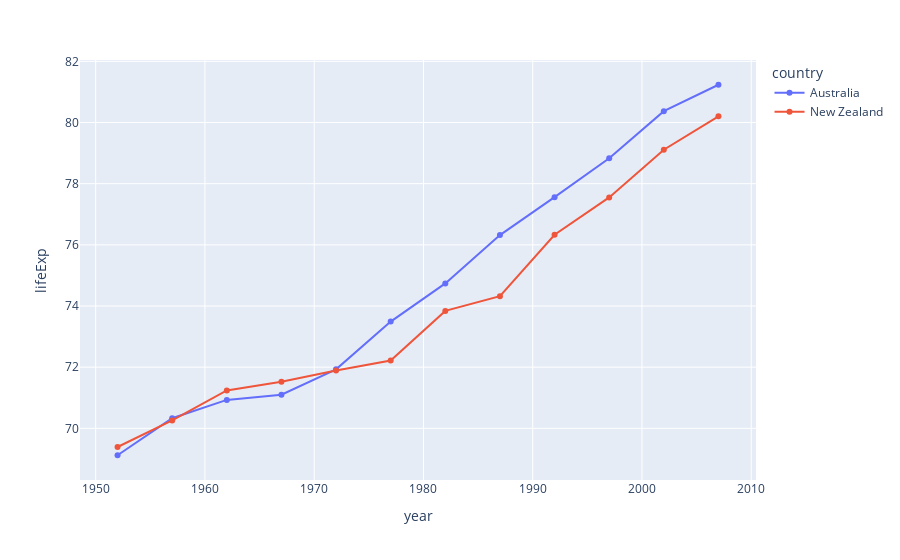

Notebook code cell kept with this figure:
### Code cell
import plotly.express as px

df = px.data.gapminder().query("continent=='Oceania'")

fig = px.line(df, x="year", y="lifeExp", color="country")
fig.update_traces(mode="markers+lines", 
                  hovertemplate=  "Year: it is easy to print the title %{x}<br>" +
                                   "y: %{y}<br>")

fig.update_layout(hovermode="x unified")

fig.show()

### Figure 1 — Plotly figure (JSON) as saved in the notebook; plotly's stock layout.template omitted (floating-point values rounded to 4 significant figures)
{"data": [{"hovertemplate": "Year: it is easy to print the title %{x}<br>y: %{y}<br>", "legendgroup": "Australia", "line": {"color": "#636efa", "dash": "solid"}, "marker": {"symbol": "circle"}, "mode": "markers+lines", "name": "Australia", "orientation": "v", "showlegend": true, "type": "scatter", "x": [1952, 1957, 1962, 1967, 1972, 1977, 1982, 1987, 1992, 1997, 2002, 2007], "xaxis": "x", "y": [69.12, 70.33, 70.93, 71.1, 71.93, 73.49, 74.74, 76.32, 77.56, 78.83, 80.37, 81.23], "yaxis": "y"}, {"hovertemplate": "Year: it is easy to print the title %{x}<br>y: %{y}<br>", "legendgroup": "New Zealand", "line": {"color": "#EF553B", "dash": "solid"}, "marker": {"symbol": "circle"}, "mode": "markers+lines", "name": "New Zealand", "orientation": "v", "showlegend": true, "type": "scatter", "x": [1952, 1957, 1962, 1967, 1972, 1977, 1982, 1987, 1992, 1997, 2002, 2007], "xaxis": "x", "y": [69.39, 70.26, 71.24, 71.52, 71.89, 72.22, 73.84, 74.32, 76.33, 77.55, 79.11, 80.2], "yaxis": "y"}], "layout": {"hovermode": "x unified", "legend": {"title": {"text": "country"}, "tracegroupgap": 0}, "margin": {"t": 60}, "xaxis": {"anchor": "y", "domain": [0, 1], "title": {"text": "year"}}, "yaxis": {"anchor": "x", "domain": [0, 1], "title": {"text": "lifeExp"}}}}
